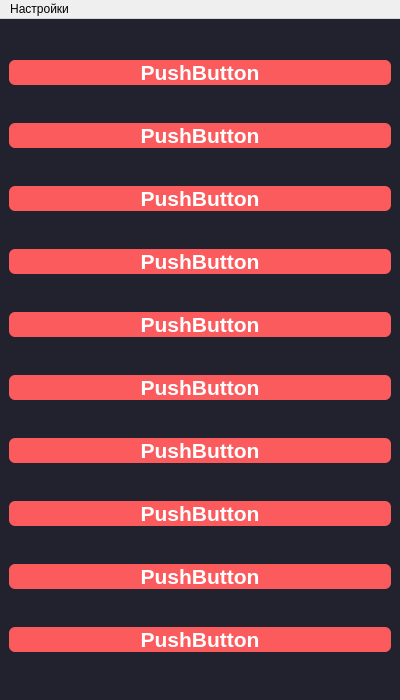
<?xml version="1.0" encoding="UTF-8"?>
<ui version="4.0">
 <class>ZoomPlus</class>
 <widget class="QMainWindow" name="ZoomPlus">
  <property name="geometry">
   <rect>
    <x>0</x>
    <y>0</y>
    <width>400</width>
    <height>700</height>
   </rect>
  </property>
  <property name="minimumSize">
   <size>
    <width>400</width>
    <height>700</height>
   </size>
  </property>
  <property name="maximumSize">
   <size>
    <width>400</width>
    <height>700</height>
   </size>
  </property>
  <property name="windowTitle">
   <string>ZoomPlus</string>
  </property>
  <property name="windowIcon">
   <iconset resource="files.qrc">
    <normaloff>:/icons/icons/favicon.ico</normaloff>:/icons/icons/favicon.ico</iconset>
  </property>
  <property name="styleSheet">
   <string notr="true">QMainWindow {
	background-color: #22222e;
	font-family: 'Rubik', sans-serif;
}

QPushButton {
	color: white;
	background-color: #fb5b5d;
	border-radius: 6px;
	font-size: 16pt;
	font-weight: 600;
}

QPushButton:pressed {
	background-color: #fa4244;
}</string>
  </property>
  <widget class="QWidget" name="centralwidget">
   <layout class="QVBoxLayout" name="verticalLayout">
    <item>
     <widget class="QPushButton" name="btn_0">
      <property name="text">
       <string>PushButton</string>
      </property>
      <property name="shortcut">
       <string>Alt+1</string>
      </property>
     </widget>
    </item>
    <item>
     <widget class="QPushButton" name="btn_2">
      <property name="text">
       <string>PushButton</string>
      </property>
      <property name="shortcut">
       <string>Alt+2</string>
      </property>
     </widget>
    </item>
    <item>
     <widget class="QPushButton" name="btn_3">
      <property name="text">
       <string>PushButton</string>
      </property>
      <property name="shortcut">
       <string>Alt+3</string>
      </property>
     </widget>
    </item>
    <item>
     <widget class="QPushButton" name="btn_4">
      <property name="text">
       <string>PushButton</string>
      </property>
      <property name="shortcut">
       <string>Alt+4</string>
      </property>
     </widget>
    </item>
    <item>
     <widget class="QPushButton" name="btn_5">
      <property name="text">
       <string>PushButton</string>
      </property>
      <property name="shortcut">
       <string>Alt+5</string>
      </property>
     </widget>
    </item>
    <item>
     <widget class="QPushButton" name="btn_6">
      <property name="text">
       <string>PushButton</string>
      </property>
      <property name="shortcut">
       <string>Alt+6</string>
      </property>
     </widget>
    </item>
    <item>
     <widget class="QPushButton" name="btn_7">
      <property name="text">
       <string>PushButton</string>
      </property>
      <property name="shortcut">
       <string>Alt+7</string>
      </property>
     </widget>
    </item>
    <item>
     <widget class="QPushButton" name="btn_8">
      <property name="text">
       <string>PushButton</string>
      </property>
      <property name="shortcut">
       <string>Alt+8</string>
      </property>
     </widget>
    </item>
    <item>
     <widget class="QPushButton" name="btn_9">
      <property name="text">
       <string>PushButton</string>
      </property>
      <property name="shortcut">
       <string>Alt+9</string>
      </property>
     </widget>
    </item>
    <item>
     <widget class="QPushButton" name="btn_1">
      <property name="text">
       <string>PushButton</string>
      </property>
      <property name="shortcut">
       <string>Alt+0</string>
      </property>
     </widget>
    </item>
   </layout>
  </widget>
  <widget class="QMenuBar" name="menubar">
   <property name="geometry">
    <rect>
     <x>0</x>
     <y>0</y>
     <width>400</width>
     <height>22</height>
    </rect>
   </property>
   <widget class="QMenu" name="menu">
    <property name="title">
     <string>Настройки</string>
    </property>
    <addaction name="open_urls"/>
    <addaction name="open_names"/>
   </widget>
   <addaction name="menu"/>
  </widget>
  <action name="open_urls">
   <property name="text">
    <string>Настроить ссылки</string>
   </property>
   <property name="statusTip">
    <string>Настройка ссылок конференций</string>
   </property>
   <property name="shortcut">
    <string>Ctrl+U</string>
   </property>
  </action>
  <action name="open_names">
   <property name="text">
    <string>Настроить названия конференций</string>
   </property>
   <property name="statusTip">
    <string>Настройка названий конференций</string>
   </property>
   <property name="shortcut">
    <string>Ctrl+N</string>
   </property>
  </action>
 </widget>
 <resources>
  <include location="files.qrc"/>
 </resources>
 <connections/>
</ui>
